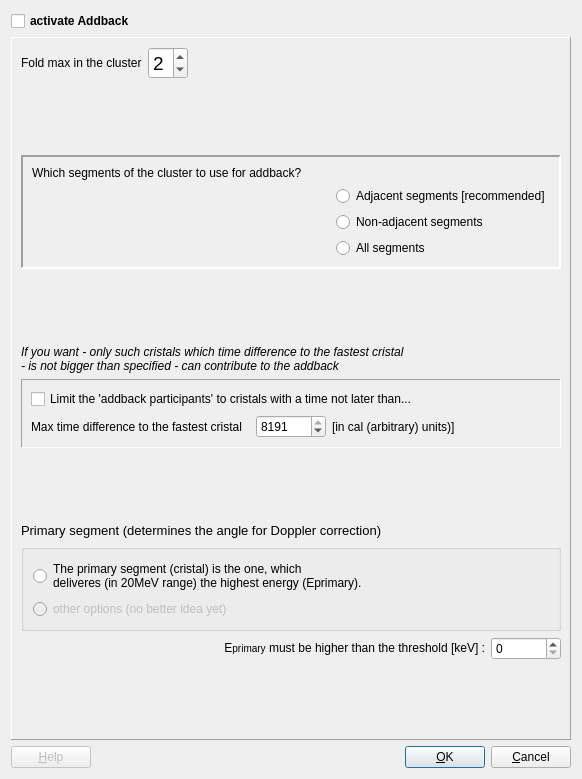
<?xml version="1.0" encoding="UTF-8"?>
<ui version="4.0">
 <class>T4addback_dlg</class>
 <widget class="QDialog" name="T4addback_dlg">
  <property name="geometry">
   <rect>
    <x>0</x>
    <y>0</y>
    <width>582</width>
    <height>779</height>
   </rect>
  </property>
  <property name="windowTitle">
   <string>Dialog</string>
  </property>
  <layout class="QVBoxLayout" name="verticalLayout_7" stretch="2,10,1">
   <item>
    <widget class="QCheckBox" name="checkBox_Addback_on">
     <property name="font">
      <font>
       <weight>75</weight>
       <bold>true</bold>
      </font>
     </property>
     <property name="text">
      <string>activate Addback </string>
     </property>
    </widget>
   </item>
   <item>
    <widget class="QFrame" name="groupBox_parameters">
     <property name="frameShape">
      <enum>QFrame::Panel</enum>
     </property>
     <property name="frameShadow">
      <enum>QFrame::Raised</enum>
     </property>
     <layout class="QVBoxLayout" name="verticalLayout_8">
      <item>
       <layout class="QHBoxLayout" name="_3">
        <item>
         <widget class="QLabel" name="textLabel1">
          <property name="text">
           <string>Fold max in the cluster</string>
          </property>
          <property name="wordWrap">
           <bool>false</bool>
          </property>
         </widget>
        </item>
        <item>
         <widget class="QSpinBox" name="spinBox_maxfold">
          <property name="font">
           <font>
            <pointsize>14</pointsize>
           </font>
          </property>
          <property name="prefix">
           <string/>
          </property>
          <property name="minimum">
           <number>1</number>
          </property>
          <property name="maximum">
           <number>7</number>
          </property>
          <property name="value">
           <number>2</number>
          </property>
         </widget>
        </item>
        <item>
         <spacer name="spacer6_2">
          <property name="orientation">
           <enum>Qt::Horizontal</enum>
          </property>
          <property name="sizeType">
           <enum>QSizePolicy::Expanding</enum>
          </property>
          <property name="sizeHint" stdset="0">
           <size>
            <width>111</width>
            <height>21</height>
           </size>
          </property>
         </spacer>
        </item>
       </layout>
      </item>
      <item>
       <spacer name="verticalSpacer">
        <property name="orientation">
         <enum>Qt::Vertical</enum>
        </property>
        <property name="sizeHint" stdset="0">
         <size>
          <width>20</width>
          <height>69</height>
         </size>
        </property>
       </spacer>
      </item>
      <item>
       <widget class="QFrame" name="frame">
        <property name="frameShape">
         <enum>QFrame::Panel</enum>
        </property>
        <property name="frameShadow">
         <enum>QFrame::Sunken</enum>
        </property>
        <property name="lineWidth">
         <number>2</number>
        </property>
        <layout class="QVBoxLayout" name="verticalLayout_6">
         <item>
          <widget class="QLabel" name="label">
           <property name="text">
            <string>Which segments of the cluster to use for addback?</string>
           </property>
          </widget>
         </item>
         <item>
          <layout class="QHBoxLayout" name="horizontalLayout_2">
           <item>
            <spacer name="horizontalSpacer">
             <property name="orientation">
              <enum>Qt::Horizontal</enum>
             </property>
             <property name="sizeHint" stdset="0">
              <size>
               <width>40</width>
               <height>20</height>
              </size>
             </property>
            </spacer>
           </item>
           <item>
            <layout class="QVBoxLayout" name="verticalLayout">
             <item>
              <widget class="QRadioButton" name="radioButton_adjacent">
               <property name="text">
                <string>Adjacent segments [recommended]</string>
               </property>
              </widget>
             </item>
             <item>
              <widget class="QRadioButton" name="radioButton_non_adjacent">
               <property name="text">
                <string>Non-adjacent segments</string>
               </property>
              </widget>
             </item>
             <item>
              <widget class="QRadioButton" name="radioButton_all_segments">
               <property name="text">
                <string>All segments</string>
               </property>
              </widget>
             </item>
            </layout>
           </item>
          </layout>
         </item>
        </layout>
       </widget>
      </item>
      <item>
       <spacer name="verticalSpacer_2">
        <property name="orientation">
         <enum>Qt::Vertical</enum>
        </property>
        <property name="sizeHint" stdset="0">
         <size>
          <width>20</width>
          <height>70</height>
         </size>
        </property>
       </spacer>
      </item>
      <item>
       <layout class="QVBoxLayout" name="verticalLayout_4">
        <item>
         <widget class="QLabel" name="textLabel1_3">
          <property name="text">
           <string>&lt;html&gt;&lt;head/&gt;&lt;body&gt;&lt;p&gt;&lt;span style=&quot; font-style:italic;&quot;&gt;If you want - only such cristals which time difference to the fastest cristal &lt;br/&gt;- is not bigger than specified - can contribute to the addback&lt;/span&gt;&lt;/p&gt;&lt;/body&gt;&lt;/html&gt;</string>
          </property>
          <property name="wordWrap">
           <bool>true</bool>
          </property>
         </widget>
        </item>
        <item>
         <widget class="QFrame" name="frame_2">
          <property name="frameShape">
           <enum>QFrame::Panel</enum>
          </property>
          <property name="frameShadow">
           <enum>QFrame::Sunken</enum>
          </property>
          <layout class="QVBoxLayout" name="verticalLayout_2">
           <item>
            <layout class="QHBoxLayout" name="horizontalLayout">
             <item>
              <widget class="QCheckBox" name="checkBox_time_limit">
               <property name="text">
                <string>Limit the 'addback participants' to cristals with a time not later than...</string>
               </property>
              </widget>
             </item>
            </layout>
           </item>
           <item>
            <layout class="QHBoxLayout" name="_7">
             <item>
              <widget class="QLabel" name="textLabel2">
               <property name="text">
                <string>Max time difference to the fastest cristal</string>
               </property>
               <property name="wordWrap">
                <bool>false</bool>
               </property>
              </widget>
             </item>
             <item>
              <widget class="QSpinBox" name="spinBox_time_dfii_max">
               <property name="sizePolicy">
                <sizepolicy hsizetype="Fixed" vsizetype="Fixed">
                 <horstretch>0</horstretch>
                 <verstretch>0</verstretch>
                </sizepolicy>
               </property>
               <property name="maximumSize">
                <size>
                 <width>70</width>
                 <height>32767</height>
                </size>
               </property>
               <property name="buttonSymbols">
                <enum>QAbstractSpinBox::UpDownArrows</enum>
               </property>
               <property name="maximum">
                <number>8191</number>
               </property>
               <property name="value">
                <number>8191</number>
               </property>
              </widget>
             </item>
             <item>
              <widget class="QLabel" name="textLabel3">
               <property name="text">
                <string>[in cal (arbitrary) units)]</string>
               </property>
               <property name="wordWrap">
                <bool>false</bool>
               </property>
              </widget>
             </item>
            </layout>
           </item>
          </layout>
         </widget>
        </item>
       </layout>
      </item>
      <item>
       <spacer name="verticalSpacer_3">
        <property name="orientation">
         <enum>Qt::Vertical</enum>
        </property>
        <property name="sizeHint" stdset="0">
         <size>
          <width>20</width>
          <height>69</height>
         </size>
        </property>
       </spacer>
      </item>
      <item>
       <layout class="QVBoxLayout" name="verticalLayout_5">
        <item>
         <widget class="QLabel" name="label_2">
          <property name="text">
           <string>&lt;html&gt;&lt;head/&gt;&lt;body&gt;&lt;p&gt;&lt;span style=&quot; font-size:10pt;&quot;&gt;Primary segment (determines the angle for Doppler correction)&lt;/span&gt;&lt;/p&gt;&lt;/body&gt;&lt;/html&gt;</string>
          </property>
          <property name="textFormat">
           <enum>Qt::RichText</enum>
          </property>
         </widget>
        </item>
        <item>
         <widget class="QGroupBox" name="groupBox">
          <property name="title">
           <string/>
          </property>
          <layout class="QVBoxLayout" name="verticalLayout_3">
           <item>
            <widget class="QRadioButton" name="radioButton_max20">
             <property name="text">
              <string>The primary segment (cristal) is the one, which 
deliveres (in 20MeV range) the highest energy (Eprimary). </string>
             </property>
            </widget>
           </item>
           <item>
            <widget class="QRadioButton" name="radioButton2">
             <property name="enabled">
              <bool>false</bool>
             </property>
             <property name="text">
              <string>other options (no better idea yet)</string>
             </property>
            </widget>
           </item>
          </layout>
         </widget>
        </item>
        <item>
         <layout class="QHBoxLayout" name="_6">
          <item>
           <widget class="QLabel" name="textLabel1_2">
            <property name="text">
             <string>E&lt;font size=&quot;-1&quot;&gt;primary&lt;/font&gt; must be higher than the threshold [keV] :</string>
            </property>
            <property name="alignment">
             <set>Qt::AlignRight|Qt::AlignTrailing|Qt::AlignVCenter</set>
            </property>
            <property name="wordWrap">
             <bool>false</bool>
            </property>
           </widget>
          </item>
          <item>
           <widget class="QSpinBox" name="spinBox_e_primary">
            <property name="sizePolicy">
             <sizepolicy hsizetype="Fixed" vsizetype="Fixed">
              <horstretch>0</horstretch>
              <verstretch>0</verstretch>
             </sizepolicy>
            </property>
            <property name="maximumSize">
             <size>
              <width>70</width>
              <height>32767</height>
             </size>
            </property>
            <property name="buttonSymbols">
             <enum>QAbstractSpinBox::UpDownArrows</enum>
            </property>
            <property name="maximum">
             <number>20000</number>
            </property>
           </widget>
          </item>
         </layout>
        </item>
       </layout>
      </item>
      <item>
       <spacer name="verticalSpacer_4">
        <property name="orientation">
         <enum>Qt::Vertical</enum>
        </property>
        <property name="sizeHint" stdset="0">
         <size>
          <width>20</width>
          <height>69</height>
         </size>
        </property>
       </spacer>
      </item>
     </layout>
     <zorder>frame</zorder>
     <zorder>frame_2</zorder>
     <zorder>textLabel1_3</zorder>
     <zorder>label_2</zorder>
     <zorder>groupBox</zorder>

    </widget>
   </item>
   <item>
    <layout class="QHBoxLayout">
     <property name="spacing">
      <number>6</number>
     </property>
     <property name="margin">
      <number>0</number>
     </property>
     <item>
      <widget class="QPushButton" name="buttonHelp">
       <property name="enabled">
        <bool>false</bool>
       </property>
       <property name="text">
        <string>&amp;Help</string>
       </property>
       <property name="shortcut">
        <string>F1</string>
       </property>
       <property name="autoDefault">
        <bool>true</bool>
       </property>
      </widget>
     </item>
     <item>
      <spacer name="Horizontal Spacing2">
       <property name="orientation">
        <enum>Qt::Horizontal</enum>
       </property>
       <property name="sizeType">
        <enum>QSizePolicy::Expanding</enum>
       </property>
       <property name="sizeHint" stdset="0">
        <size>
         <width>20</width>
         <height>20</height>
        </size>
       </property>
      </spacer>
     </item>
     <item>
      <widget class="QPushButton" name="buttonOk">
       <property name="text">
        <string>&amp;OK</string>
       </property>
       <property name="shortcut">
        <string/>
       </property>
       <property name="autoDefault">
        <bool>true</bool>
       </property>
       <property name="default">
        <bool>true</bool>
       </property>
      </widget>
     </item>
     <item>
      <widget class="QPushButton" name="buttonCancel">
       <property name="text">
        <string>&amp;Cancel</string>
       </property>
       <property name="shortcut">
        <string/>
       </property>
       <property name="autoDefault">
        <bool>true</bool>
       </property>
      </widget>
     </item>
    </layout>
   </item>
  </layout>
 </widget>
 <resources/>
 <connections>
  <connection>
   <sender>buttonOk</sender>
   <signal>clicked()</signal>
   <receiver>T4addback_dlg</receiver>
   <slot>accept()</slot>
   <hints>
    <hint type="sourcelabel">
     <x>479</x>
     <y>636</y>
    </hint>
    <hint type="destinationlabel">
     <x>412</x>
     <y>632</y>
    </hint>
   </hints>
  </connection>
  <connection>
   <sender>buttonCancel</sender>
   <signal>clicked()</signal>
   <receiver>T4addback_dlg</receiver>
   <slot>reject()</slot>
   <hints>
    <hint type="sourcelabel">
     <x>543</x>
     <y>633</y>
    </hint>
    <hint type="destinationlabel">
     <x>286</x>
     <y>620</y>
    </hint>
   </hints>
  </connection>
 </connections>
</ui>
